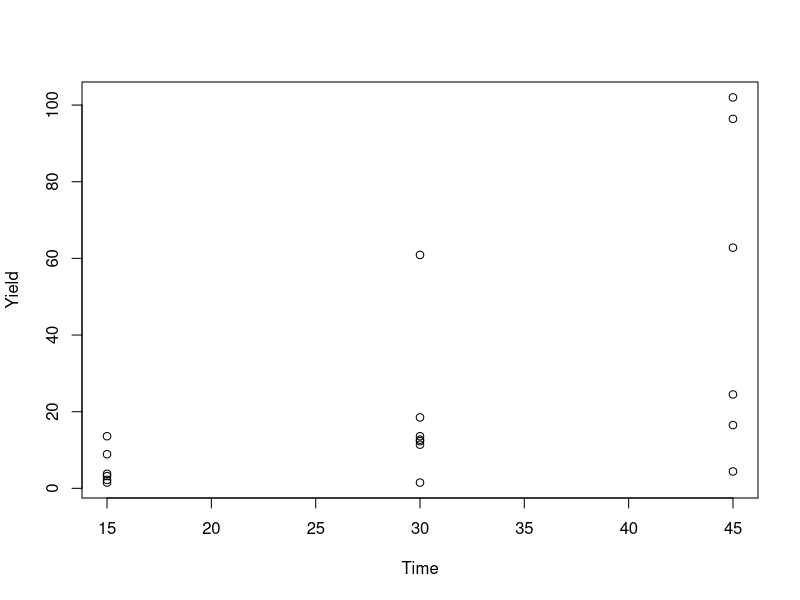
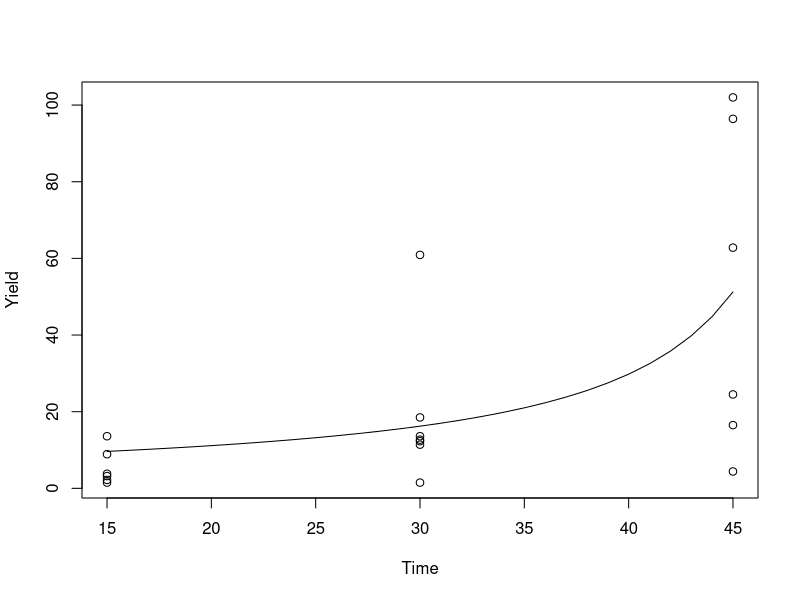
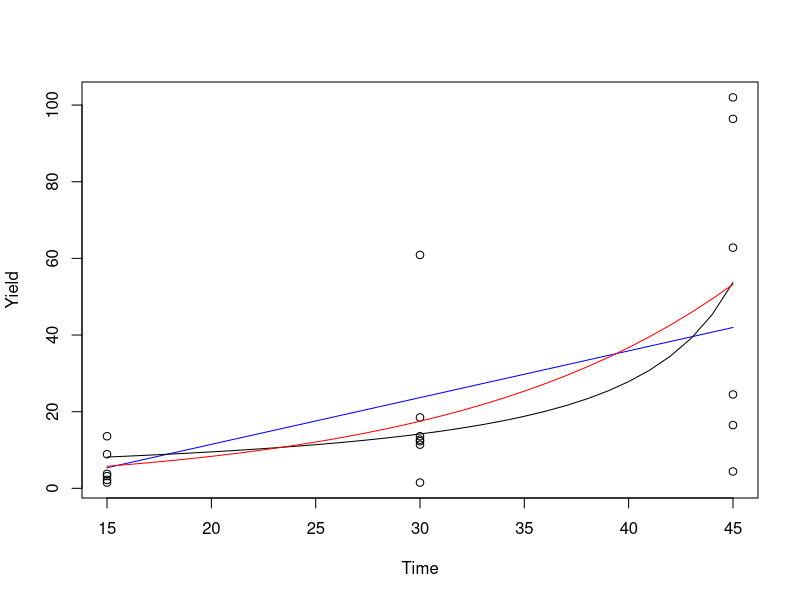
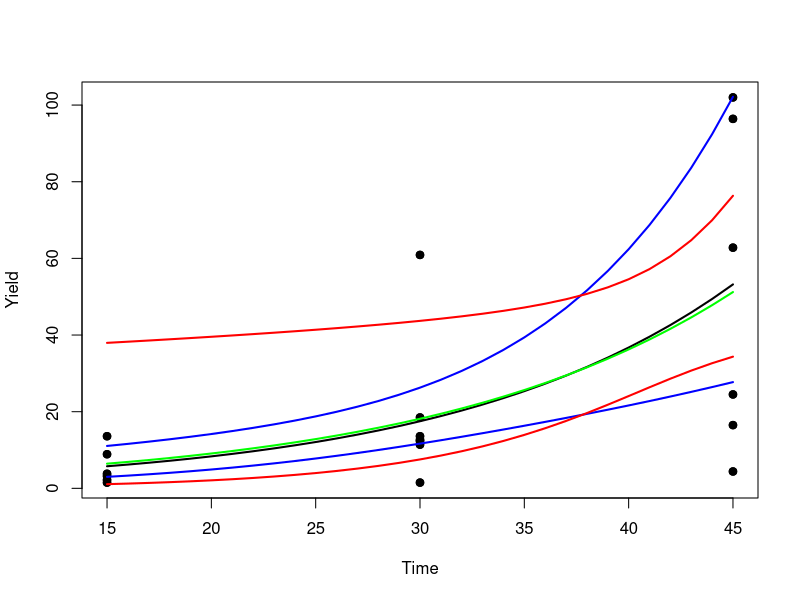
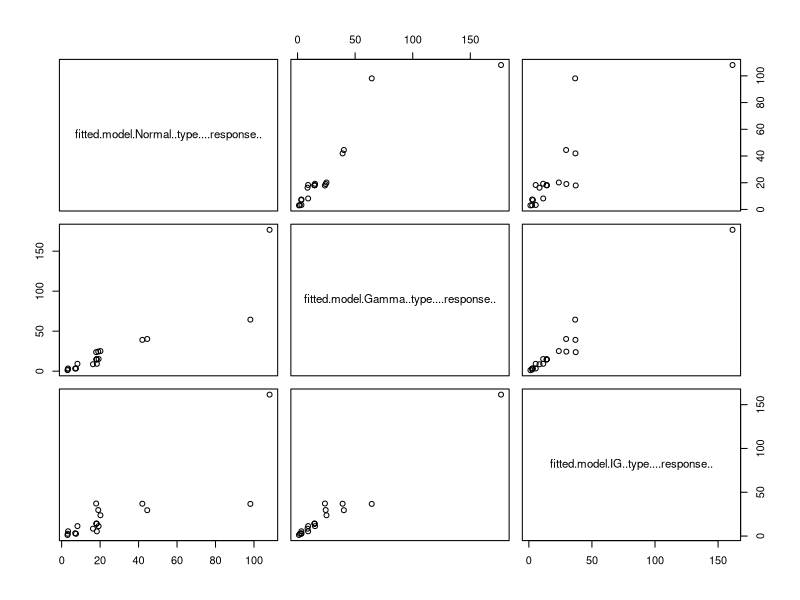
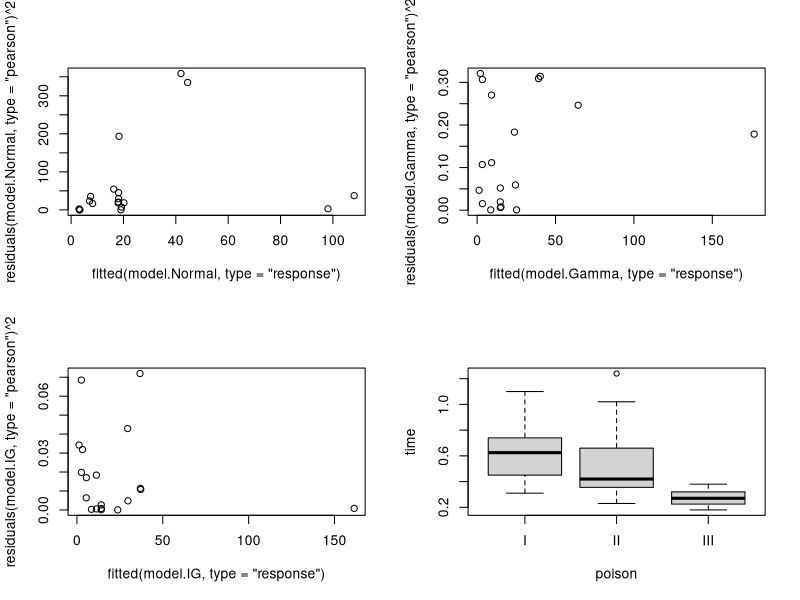
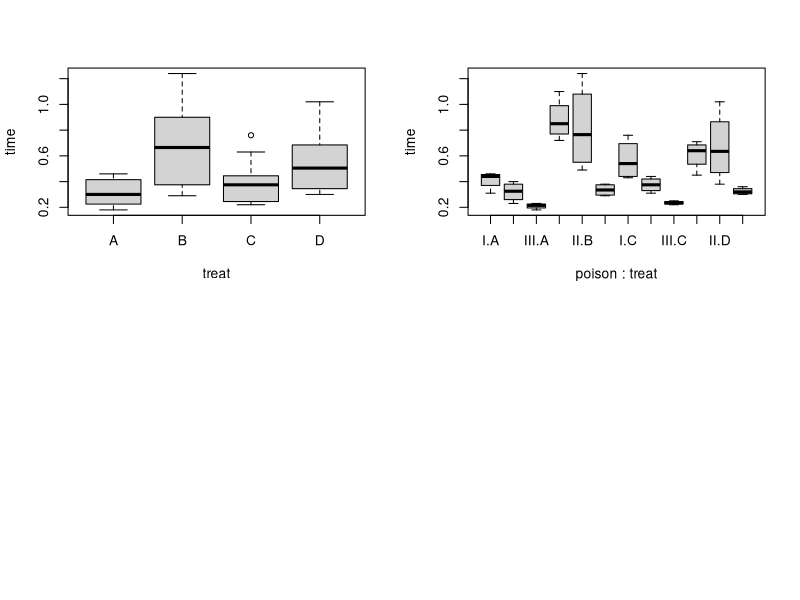
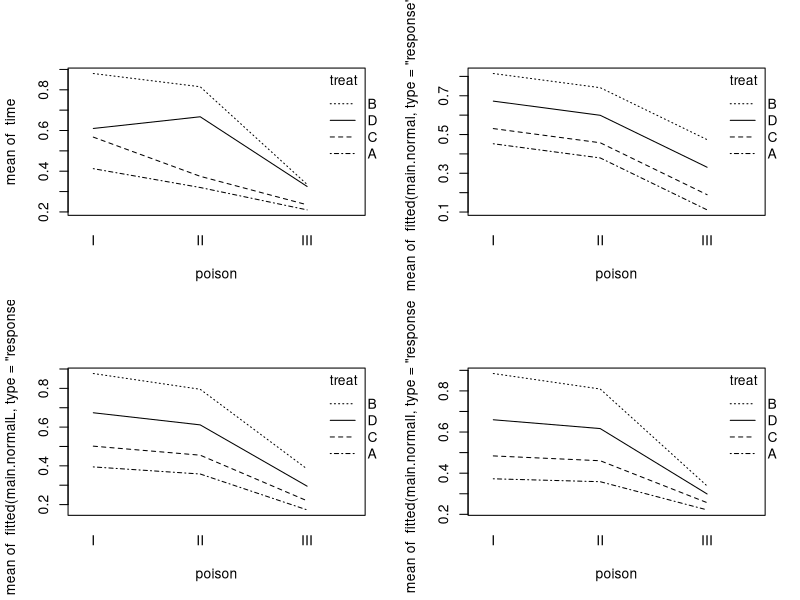

R code for these plots, in order:
### Statistical Modeling 1
### Problem set 2


############################
### Question 1
############################

data<-read.table("canoladiesel.txt", sep="\t", dec=".", header=TRUE)
attach(data)

## a)

plot(Time, Yield)

inverse.normal<-glm(Yield~Time, family=gaussian(link="inverse"), data=data)
summary(inverse.normal)

newdata<-data.frame(Time=40)
predict(inverse.normal,newdata=newdata, type="response")

plot(Time, Yield)
lines(seq(15,45,1), predict(inverse.normal,newdata=data.frame(Time=seq(15,45,1)), type="response"))


## b)

model.identity<-glm(Yield~Time, family=Gamma(link="identity"), data=data)
model.inverse<-glm(Yield~Time, family=Gamma(link="inverse"), data=data)
model.log<-glm(Yield~Time, family=Gamma(link="log"), data=data)

plot(Time, Yield)
lines(seq(15,45,1), predict(model.identity,newdata=data.frame(Time=seq(15,45,1)), type="response"), col="blue")
lines(seq(15,45,1), predict(model.inverse,newdata=data.frame(Time=seq(15,45,1)), type="response"), col="black")
lines(seq(15,45,1), predict(model.log,newdata=data.frame(Time=seq(15,45,1)), type="response"), col="red")


AIC(model.identity)
AIC(model.inverse)
AIC(model.log)

### Log-link!

# MSE values

mean(residuals(model.identity, type="response")^2)
mean(residuals(model.inverse, type="response")^2)
mean(residuals(model.log, type="response")^2)

## c)

model.Gamma<-glm(Yield~Time+Temp+Methanol, family=Gamma(link="log"), data=data)
summary(model.Gamma)

newdata<-data.frame(Time=40,Temp=260,Methanol=1.75)
pred<-predict(model.Gamma, newdata=newdata, type="response")
pred

eta<-predict(model.Gamma, type="link", newdata=newdata, se.fit = TRUE) 
link.lowerbound<-eta$fit-qnorm(0.975)*eta$se.fit
link.upperbound<-eta$fit+qnorm(0.975)*eta$se.fit

lower<-exp(link.lowerbound) 
upper<-exp(link.upperbound)
c(lower,pred,upper)

### Extra -- Gamma vs. Normal

newdata<-data.frame(Time=seq(15,45,1))
pred<-predict(model.log, newdata=newdata, type="response")

eta<-predict(model.log, type="link", newdata=newdata, se.fit = TRUE) 
link.lowerbound<-eta$fit-qnorm(0.975)*eta$se.fit
link.upperbound<-eta$fit+qnorm(0.975)*eta$se.fit

lower<-exp(link.lowerbound) 
upper<-exp(link.upperbound)

plot(Time, Yield)
points(Time, Yield, pch=19)
lines(newdata$Time, pred, col="black", lwd=2)
lines(newdata$Time, lower, col="blue", lwd=2)
lines(newdata$Time, upper, col="blue", lwd=2)

model.normal<-glm(Yield~Time, family=gaussian(link="log"), data=data)
pred<-predict(model.normal, newdata=newdata, type="response")

eta<-predict(model.normal, type="link", newdata=newdata, se.fit = TRUE) 
link.lowerbound<-eta$fit-qnorm(0.975)*eta$se.fit
link.upperbound<-eta$fit+qnorm(0.975)*eta$se.fit

lower<-exp(link.lowerbound) 
upper<-exp(link.upperbound)

lines(newdata$Time, pred, col="green", lwd=2)
lines(newdata$Time, lower, col="red", lwd=2)
lines(newdata$Time, upper, col="red", lwd=2)


## d)

model.Gamma<-glm(Yield~Time+Temp+Methanol, family=Gamma(link="log"), data=data)
model.H0<-glm(Yield~Time+Temp, family=Gamma(link="log"), data=data)
anova(model.H0, model.Gamma, test="F")


## e)

model.Normal<-glm(Yield~Time+Temp+Methanol, family=gaussian(link="log"), data=data)
model.IG<-glm(Yield~Time+Temp+Methanol, family=inverse.gaussian(link="log"), data=data)

pairs(data.frame(fitted(model.Normal, type="response"),
                 fitted(model.Gamma, type="response"),
                 fitted(model.IG, type="response")))

par(mfrow=c(2,2))

plot(fitted(model.Normal, type="response"),residuals(model.Normal, type="pearson")^2)
plot(fitted(model.Gamma, type="response"),residuals(model.Gamma, type="pearson")^2)
plot(fitted(model.IG, type="response"),residuals(model.IG, type="pearson")^2)

shapiro.test(residuals(model.Normal, type="pearson"))
shapiro.test(residuals(model.Gamma, type="pearson"))
shapiro.test(residuals(model.IG, type="pearson"))

## ii. - Gamma or iii. - Inverse Gaussian.


############################
### Question 2
############################

rats<-read.table("ratstime.txt", sep="\t", dec=".", header=TRUE)
attach(rats)

boxplot(time~poison)
boxplot(time~treat)
boxplot(time~poison+treat)

# a)

main.normal<-glm(time~poison+treat, family=gaussian(link="identity"), data=rats)
main.normalL<-glm(time~poison+treat, family=gaussian(link="log"), data=rats)
main.normalI<-glm(time~poison+treat, family=gaussian(link="inverse"), data=rats)

par(mfrow=c(2,2))
interaction.plot(poison, treat, time)
interaction.plot(poison, treat, fitted(main.normal, type="response"))
interaction.plot(poison, treat, fitted(main.normalL, type="response"))
interaction.plot(poison, treat, fitted(main.normalI, type="response"))

AIC(main.normal)
AIC(main.normalL)
AIC(main.normalI)

# MSE values

mean(residuals(main.normal, type="response")^2)
mean(residuals(main.normalL, type="response")^2)
mean(residuals(main.normalI, type="response")^2)

################## Identity Link

main.normal<-glm(time~poison+treat, family=gaussian(link="identity"), data=rats)
main.gamma<-glm(time~poison+treat, family=Gamma(link="identity"), data=rats)
main.IG<-glm(time~poison+treat, family=inverse.gaussian(link="identity"), data=rats)

par(mfrow=c(2,2))
interaction.plot(poison, treat, time)
interaction.plot(poison, treat, fitted(main.normal, type="response"))
interaction.plot(poison, treat, fitted(main.gamma, type="response"))
interaction.plot(poison, treat, fitted(main.IG, type="response"))

par(mfrow=c(2,2))
plot(fitted(main.normal, type="response"), residuals(main.normal, type="pearson")^2)
plot(fitted(main.gamma, type="response"), residuals(main.gamma, type="pearson")^2)
plot(fitted(main.IG, type="response"), residuals(main.IG, type="pearson")^2)

shapiro.test(residuals(main.normal, type="pearson"))
shapiro.test(residuals(main.gamma, type="pearson"))
shapiro.test(residuals(main.IG, type="pearson"))

MSE.normal<-mean(residuals(main.normal, type="response")^2)
MSE.normal
MSE.gamma<-mean(residuals(main.gamma, type="response")^2)
MSE.gamma
MSE.IG<-mean(residuals(main.IG, type="response")^2)
MSE.IG

## My choice: Gamma or Inverse Gaussian

################## Inverse Link

main.normal<-glm(time~poison+treat, family=gaussian(link="inverse"), data=rats)
main.gamma<-glm(time~poison+treat, family=Gamma(link="inverse"), data=rats)
main.IG<-glm(time~poison+treat, family=inverse.gaussian(link="inverse"), data=rats)

par(mfrow=c(2,2))
interaction.plot(poison, treat, time)
interaction.plot(poison, treat, fitted(main.normal, type="response"))
interaction.plot(poison, treat, fitted(main.gamma, type="response"))
interaction.plot(poison, treat, fitted(main.IG, type="response"))

par(mfrow=c(2,2))
plot(fitted(main.normal, type="response"), residuals(main.normal, type="pearson")^2)
plot(fitted(main.gamma, type="response"), residuals(main.gamma, type="pearson")^2)
plot(fitted(main.IG, type="response"), residuals(main.IG, type="pearson")^2)

## https://cran.r-project.org/web/packages/olsrr/vignettes/heteroskedasticity.html

bp.normal<-lm(I(residuals(main.normal, type="pearson")^2)~fitted(main.normal, type="response")) 
bp.gamma<-lm(I(residuals(main.gamma, type="pearson")^2)~fitted(main.gamma, type="response")) 
bp.IG<-lm(I(residuals(main.IG, type="pearson")^2)~fitted(main.IG, type="response")) 
anova(bp.normal)
anova(bp.gamma)
anova(bp.IG)

shapiro.test(residuals(main.normal, type="pearson"))
shapiro.test(residuals(main.gamma, type="pearson"))
shapiro.test(residuals(main.IG, type="pearson"))

MSE.normal<-mean(residuals(main.normal, type="response")^2)
MSE.normal
MSE.gamma<-mean(residuals(main.gamma, type="response")^2)
MSE.gamma
MSE.IG<-mean(residuals(main.IG, type="response")^2)
MSE.IG

## My choice: Inverse Gaussian

## b)

main.gammaIdentity<-glm(time~poison+treat, family=Gamma(link="identity"), data=rats)
summary(main.gammaIdentity)

main.gammaLog<-glm(time~poison+treat, family=Gamma(link="log"), data=rats)
summary(main.gammaLog)

main.gammaInverse<-glm(time~poison+treat, family=Gamma(link="inverse"), data=rats)
summary(main.gammaInverse)

par(mfrow=c(2,2))
interaction.plot(poison, treat, fitted(main.gammaIdentity, type="response"))
interaction.plot(poison, treat, fitted(main.gammaLog, type="response"))
interaction.plot(poison, treat, fitted(main.gammaInverse, type="response"))

AIC(main.gammaIdentity)
AIC(main.gammaLog)
AIC(main.gammaInverse)

mean(residuals(main.gammaIdentity, type="response")^2)
mean(residuals(main.gammaLog, type="response")^2)
mean(residuals(main.gammaInverse, type="response")^2)

full.gammaIdentity<-glm(time~poison*treat, family=Gamma(link="inverse"), data=rats)
interaction.plot(poison, treat, fitted(full.gammaIdentity, type="response"))


# c)

model.H0<-glm(time~poison+treat, family=inverse.gaussian(link="log"), data=rats)
summary(model.H0)
interaction.plot(poison, treat, fitted(model.H0, type="response"))

model.H1<-glm(time~poison*treat, family=inverse.gaussian(link="log"), data=rats)
summary(model.H1)
interaction.plot(poison, treat, fitted(model.H1, type="response"))

anova(model.H0, model.H1, test="F")


# d)

main.gammaLog<-glm(time~poison+treat, family=Gamma(link="log"), data=rats)
summary(main.gammaLog)

newdata<-data.frame(poison="II",treat="B")
pred<-predict(main.gammaLog, newdata=newdata, type="response")
pred

xf<-cbind(c(1,1,0,1,0,0))
xf

phi<-summary(main.gammaLog)$dispersion
Var.Yf<-phi*(pred^2)

D.f<-pred
Var.ef<-Var.Yf+(D.f^2)*t(xf)%*%vcov(main.gammaLog)%*%xf

lower.yf<-pred-qnorm(0.9)*sqrt(Var.ef)
upper.yf<-pred+qnorm(0.9)*sqrt(Var.ef)

lower.yf
upper.yf

## https://cran.r-project.org/web/packages/ciTools/vignettes/ciTools-glm-vignette.html


## e)

newdata<-data.frame(poison=c("I","II"),treat=c("D","B"))
pred<-predict(main.gammaLog, newdata=newdata, type="response")
pred

x1f<-cbind(c(1,0,0,0,0,1)) ### I and D
x2f<-cbind(c(1,1,0,1,0,0)) ## II and B
Xf<-t(cbind(x1f,x2f))

k<-cbind(c(-1,1))

phi<-summary(main.gamma)$dispersion
Var.Y1f<-phi*(pred[1]^2)
Var.Y2f<-phi*(pred[2]^2)

D.f<-diag(pred)   ####!!!!!!!!!

Var.ef<-Var.Y1f+Var.Y2f+t(k)%*%D.f%*%Xf%*%vcov(main.gamma)%*%t(Xf)%*%D.f%*%k

lower.diff<-(pred[2]-pred[1])-qnorm(0.9)*sqrt(Var.ef)
upper.diff<-(pred[2]-pred[1])+qnorm(0.9)*sqrt(Var.ef)
lower.diff
upper.diff



